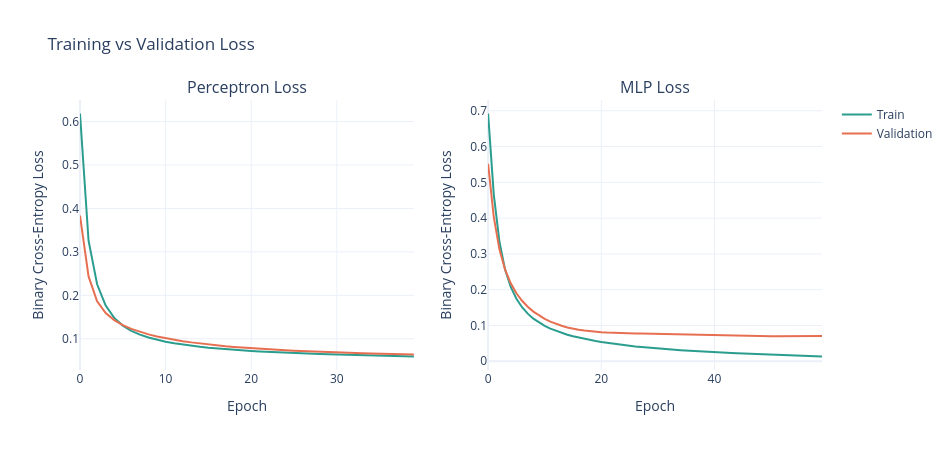

Write notebook code for a chart like this one.
### Code cell
# Interactive Learning Curves: Loss (hover for exact values)

fig = make_subplots(rows=1, cols=2, subplot_titles=("Perceptron Loss", "MLP Loss"))

fig.add_trace(go.Scatter(y=perceptron_history.history["loss"], mode="lines", name="Train",
                          line=dict(color="#2a9d8f")), row=1, col=1)
fig.add_trace(go.Scatter(y=perceptron_history.history["val_loss"], mode="lines", name="Validation",
                          line=dict(color="#e76f51")), row=1, col=1)

fig.add_trace(go.Scatter(y=mlp_history.history["loss"], mode="lines", name="Train",
                          line=dict(color="#2a9d8f"), showlegend=False), row=1, col=2)
fig.add_trace(go.Scatter(y=mlp_history.history["val_loss"], mode="lines", name="Validation",
                          line=dict(color="#e76f51"), showlegend=False), row=1, col=2)

fig.update_xaxes(title_text="Epoch")
fig.update_yaxes(title_text="Binary Cross-Entropy Loss")
fig.update_layout(title="Training vs Validation Loss", height=450, width=950,
                   template="plotly_white")

fig.show()

### Figure 1 — Plotly figure (JSON) as saved in the notebook; plotly's stock layout.template omitted (floating-point values rounded to 4 significant figures)
{"data": [{"line": {"color": "#2a9d8f"}, "mode": "lines", "name": "Train", "type": "scatter", "xaxis": "x", "y": [0.6186, 0.3257, 0.2254, 0.1763, 0.148, 0.1303, 0.1183, 0.1096, 0.1029, 0.09761, 0.09328, 0.08965, 0.08656, 0.08389, 0.08155, 0.07948, 0.07763, 0.07598, 0.07447, 0.07311, 0.07186, 0.07071, 0.06965, 0.06867, 0.06776, 0.06692, 0.06612, 0.06538, 0.06469, 0.06403, 0.06342, 0.06283, 0.06228, 0.06176, 0.06126, 0.06079, 0.06034, 0.05992, 0.05951, 0.05912], "yaxis": "y"}, {"line": {"color": "#e76f51"}, "mode": "lines", "name": "Validation", "type": "scatter", "xaxis": "x", "y": [0.3837, 0.2435, 0.1863, 0.159, 0.1429, 0.1316, 0.1228, 0.1158, 0.1101, 0.1053, 0.1012, 0.09762, 0.09446, 0.09164, 0.08911, 0.08683, 0.08475, 0.08287, 0.08114, 0.07956, 0.07811, 0.07677, 0.07554, 0.0744, 0.07334, 0.07236, 0.07144, 0.07059, 0.0698, 0.06906, 0.06837, 0.06773, 0.06712, 0.06656, 0.06602, 0.06552, 0.06506, 0.06461, 0.0642, 0.06381], "yaxis": "y"}, {"line": {"color": "#2a9d8f"}, "mode": "lines", "name": "Train", "showlegend": false, "type": "scatter", "xaxis": "x2", "y": [0.6924, 0.4666, 0.3345, 0.2562, 0.2076, 0.1749, 0.1511, 0.1331, 0.1191, 0.108, 0.09887, 0.09135, 0.08488, 0.07917, 0.07415, 0.06978, 0.0659, 0.06239, 0.0592, 0.05633, 0.05368, 0.05127, 0.04903, 0.04696, 0.04502, 0.04321, 0.04145, 0.03989, 0.03838, 0.03695, 0.03566, 0.03441, 0.03323, 0.03213, 0.03104, 0.02999, 0.02906, 0.02804, 0.02718, 0.02636, 0.02555, 0.02481, 0.02402, 0.02328, 0.02257, 0.02186, 0.02116, 0.02049, 0.01983, 0.01915, 0.01851, 0.01787, 0.01726, 0.01667, 0.01605, 0.01547, 0.01489, 0.01436, 0.01381, 0.0133], "yaxis": "y2"}, {"line": {"color": "#e76f51"}, "mode": "lines", "name": "Validation", "showlegend": false, "type": "scatter", "xaxis": "x2", "y": [0.552, 0.4037, 0.3129, 0.2557, 0.2179, 0.1901, 0.169, 0.1523, 0.1387, 0.1276, 0.1183, 0.1108, 0.1045, 0.0991, 0.09459, 0.09085, 0.0881, 0.08576, 0.08372, 0.08217, 0.0811, 0.0802, 0.07937, 0.07866, 0.07814, 0.07775, 0.07756, 0.07751, 0.07712, 0.0765, 0.07595, 0.07548, 0.07497, 0.07442, 0.074, 0.07359, 0.07331, 0.07303, 0.07264, 0.07225, 0.07174, 0.07134, 0.07109, 0.07077, 0.07056, 0.07038, 0.07018, 0.07001, 0.06975, 0.06974, 0.06977, 0.06972, 0.06977, 0.06971, 0.06971, 0.06998, 0.07009, 0.07021, 0.07041, 0.07066], "yaxis": "y2"}], "layout": {"annotations": [{"font": {"size": 16}, "showarrow": false, "text": "Perceptron Loss", "x": 0.225, "xanchor": "center", "xref": "paper", "y": 1, "yanchor": "bottom", "yref": "paper"}, {"font": {"size": 16}, "showarrow": false, "text": "MLP Loss", "x": 0.775, "xanchor": "center", "xref": "paper", "y": 1, "yanchor": "bottom", "yref": "paper"}], "height": 450, "title": {"text": "Training vs Validation Loss"}, "width": 950, "xaxis": {"anchor": "y", "domain": [0, 0.45], "title": {"text": "Epoch"}}, "xaxis2": {"anchor": "y2", "domain": [0.55, 1], "title": {"text": "Epoch"}}, "yaxis": {"anchor": "x", "domain": [0, 1], "title": {"text": "Binary Cross-Entropy Loss"}}, "yaxis2": {"anchor": "x2", "domain": [0, 1], "title": {"text": "Binary Cross-Entropy Loss"}}}}
